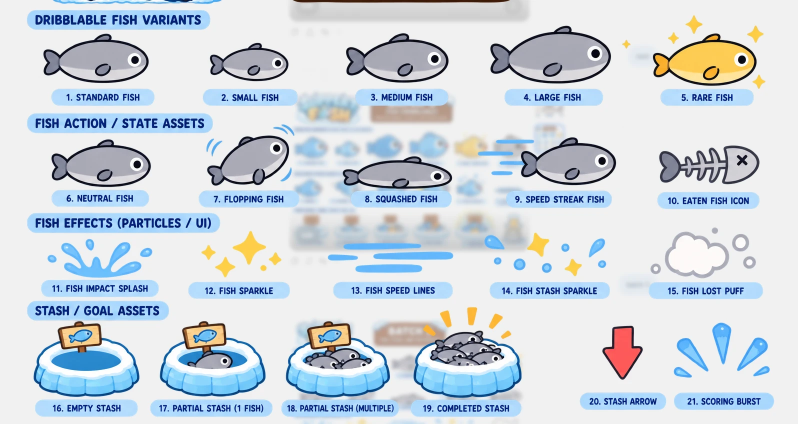
#> input picture art/source-sheets/Batch03_FishStashEffects_AltCrop.webp, 1596 x 848 px (shown at 1/2 size)
$ python contact_sheet.py ../art/source-sheets/Batch03_FishStashEffects_AltCrop.webp --out out.png
#> lines starting #> are read from the running program, lines starting #| are printed output that depends on the picture
#!/usr/bin/env python3
"""Builds a contact sheet of extracted sprites over alternating dark/light/checker
backgrounds so halos, leftover labels or sheet background are easy to spot.
Usage: python3 scripts/contact_sheet.py <glob-dir-or-files...> --out sheet.png"""
import sys, argparse
from pathlib import Path
from PIL import Image, ImageDraw
ap = argparse.ArgumentParser(); ap.add_argument('paths', nargs='+'); ap.add_argument('--out', required=True); ap.add_argument('--cell', type=int, default=170)
a = ap.parse_args()
files = []
for p in a.paths:
    P = Path(p)
    files += sorted(P.glob('*.png')) if P.is_dir() else [P]
cell = a.cell; cols = 8; rows = (len(files) + cols - 1) // cols
sheet = Image.new('RGBA', (cols * cell, rows * (cell + 14)), (255, 255, 255, 255))
#> sheet: PIL image 1360x184 RGBA; every value is 255
d = ImageDraw.Draw(sheet)
bgs = [(30, 34, 48, 255), (236, 244, 250, 255), (120, 150, 90, 255)]
for i, f in enumerate(files):
    im = Image.open(f).convert('RGBA')
    s = min((cell - 8) / im.width, (cell - 8) / im.height, 1.0)
#> s = 0.102
    im = im.resize((max(1, int(im.width * s)), max(1, int(im.height * s))), Image.LANCZOS)
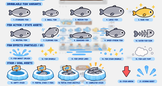
#> im: PIL image 162x86 RGBA; mean R, G, B, A 205, 214.3, 222.9, 255
    x, y = (i % cols) * cell, (i // cols) * (cell + 14)
    bg = Image.new('RGBA', (cell, cell), bgs[(i + i // cols) % 3])
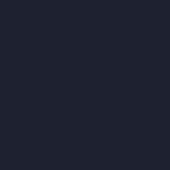
#> bg: PIL image 170x170 RGBA; mean R, G, B, A 30, 34, 48, 255
    bg.alpha_composite(im, ((cell - im.width) // 2, (cell - im.height) // 2))
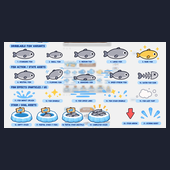
#> bg: PIL image 170x170 RGBA; mean R, G, B, A 114.4, 120.9, 132.3, 255
    sheet.paste(bg, (x, y))
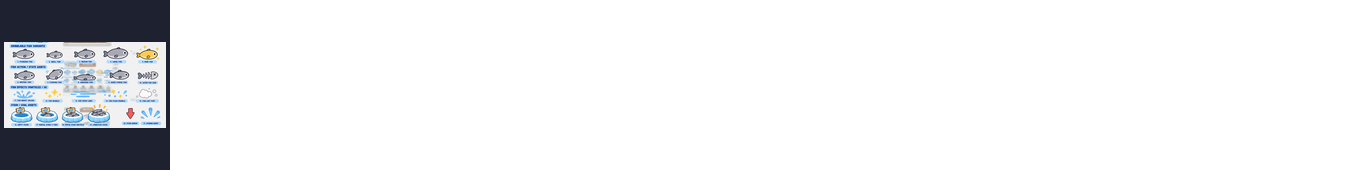
#> sheet: PIL image 1360x184 RGBA; mean R, G, B, A 238.8, 239.5, 240.8, 255
    d.text((x + 2, y + cell), f.stem[:26], fill=(0, 0, 0, 255))
sheet.convert('RGB').save(a.out)
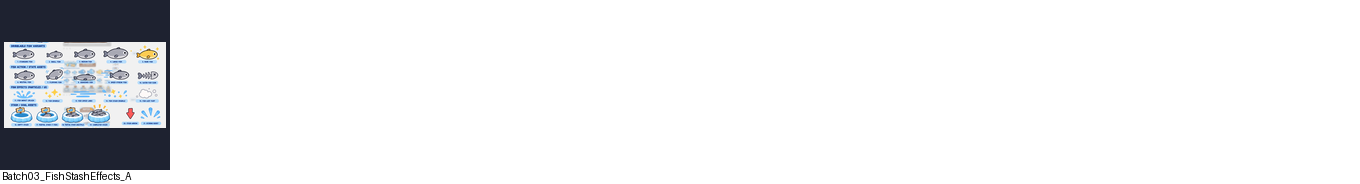
#> saved as out.png: PIL image 1360x184 RGB; mean R, G, B 238.4, 239.2, 240.5
print('wrote', a.out, len(files))
